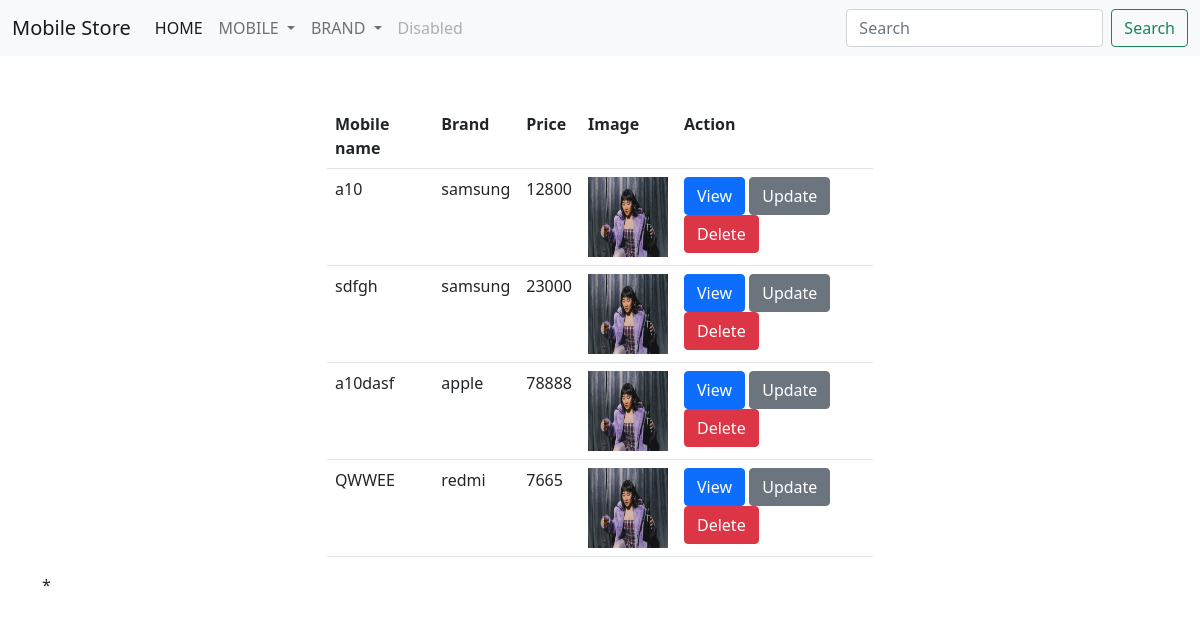
/owner/mobiles/, run on the app's committed database.
### owner/models.py (models this page shows, shortened)
class Mobile(models.Model):
    mobile_name=models.CharField(max_length=100,unique=True)
    brand=models.ForeignKey(Brand,on_delete=models.CASCADE,null=True)
    price=models.IntegerField(blank=False)
    memory=models.CharField(max_length=120)
    os=models.CharField(max_length=120)
    specs=models.CharField(max_length=120)
    image=models.ImageField(upload_to="images")

class Brand(models.Model):
    brand_name=models.CharField(max_length=120,unique=True)
    def __str__(self):
        return self.brand_name

### owner/views.py (the view)
# urls.py: path("mobiles/",views.list_mobile,name="mobilelist"),
def list_mobile(request):
    mobiles=Mobile.objects.all()
    context={"mobiles":mobiles}
    return render(request,"list_mobiles.html",context)

### owner/templates/list_mobiles.html
<!DOCTYPE html>
{%extends 'base.html'%}
{%block body_block%}
<div class="container">
    <div class="row mt-5">
        <div class="col-3"></div>
        <div class="col-6">
            <table class="table">
                <tr>
                    <th>Mobile name</th>
                    <th>Brand</th>
                    <th>Price</th>
                    <th>Image</th>
                    <th>Action</th>
                </tr>
                {%for mobile in mobiles%}
                <tr>
                    <td>{{mobile.mobile_name}}</td>
                    <td>{{mobile.brand}}</td>
                    <td>{{mobile.price}}</td>
                    <td><img src="{{mobile.image.url}}" alt="" width="80px" height="80px"></td>
                    <td>
                        <a href="{%url 'mobiledetail' mobile.id%}" class="btn btn-primary">View</a>
                        <a href="{%url 'mobileedit' mobile.id%}" class="btn btn-secondary">Update</a>
                        <a href="{%url 'mobiledelete' mobile.id%}" class="btn btn-danger">Delete</a>
                    </td>
                </tr>
                {%endfor%}
            </table>
        </div>
        <div class="col-3"></div>
    </div>*
</div>
{%endblock%}//

### owner/templates/base.html (shortened to what this page needs)
<!DOCTYPE html>
<html lang="en">
<head>
    <link href="https://cdn.jsdelivr.net/npm/bootstrap@5.0.2/dist/css/bootstrap.min.css" rel="stylesheet">
</head>
<body>
<nav class="navbar navbar-expand-lg navbar-light bg-light">
  <div class="container-fluid">
    <a class="navbar-brand" href="#">Mobile Store</a>
    <div class="collapse navbar-collapse" id="navbarSupportedContent">
      <ul class="navbar-nav me-auto mb-2 mb-lg-0">
        <li class="nav-item">
          <a class="nav-link active" aria-current="page" href="#">HOME</a>
        </li>
        <li class="nav-item dropdown">
          <a class="nav-link dropdown-toggle" href="#" id="navbarDropdown" role="button" data-bs-toggle="dropdown" aria-expanded="false">
            MOBILE
          </a>
        </li>
        <li class="nav-item dropdown">
          <a class="nav-link dropdown-toggle" href="#" id="navbarDropdown1" role="button" data-bs-toggle="dropdown" aria-expanded="false">
            BRAND
          </a>
        </li>
        <li class="nav-item">
          <a class="nav-link disabled" href="#" tabindex="-1" aria-disabled="true">Disabled</a>
        </li>
      </ul>
      <form class="d-flex">
        <input class="form-control me-2" type="search" placeholder="Search" aria-label="Search">
        <button class="btn btn-outline-success" type="submit">Search</button>
      </form>
    </div>
  </div>
</nav>
{%block body_block%}
{%endblock%}
</body>
</html>

### data on the page
Mobile: mobile_name "a10", brand "samsung", price "12800", image (picture)
Mobile: mobile_name "sdfgh", brand "samsung", price "23000", image (picture)
Mobile: mobile_name "a10dasf", brand "apple", price "78888", image (picture)
Mobile: mobile_name "QWWEE", brand "redmi", price "7665", image (picture)
